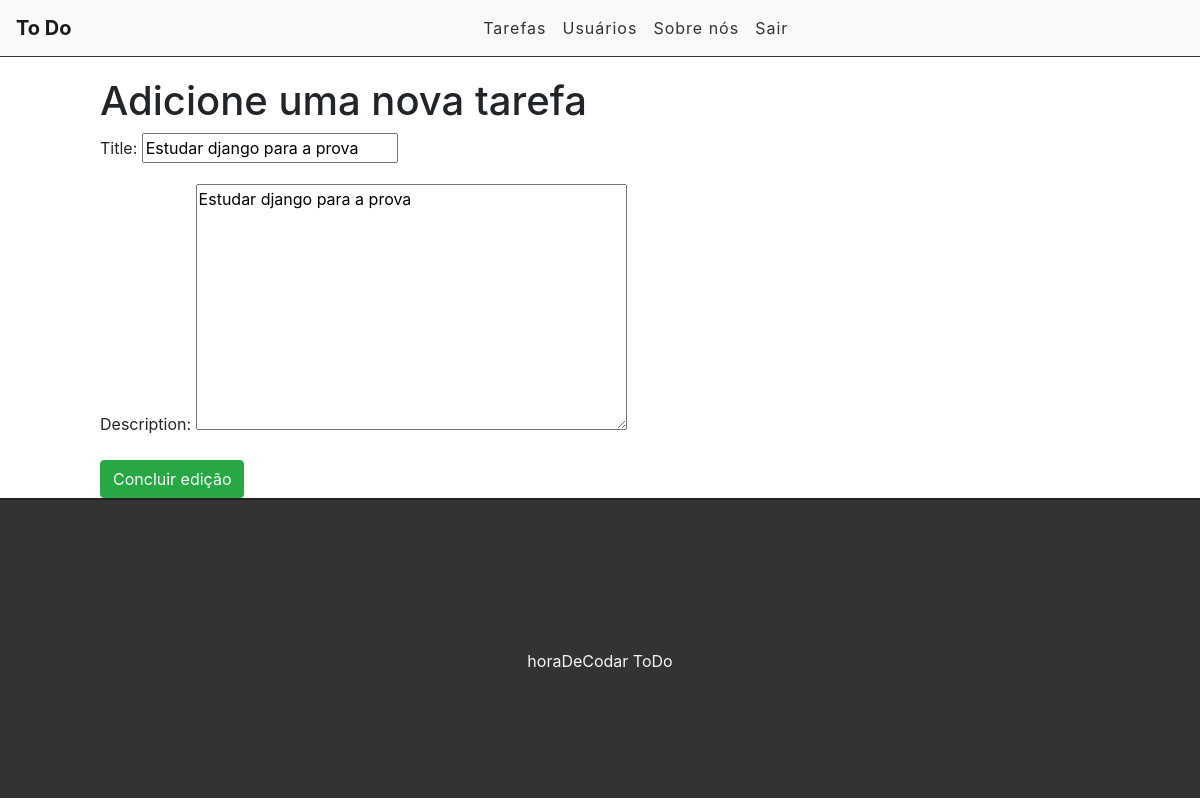
The page /edit/25 (signed in) on the database its author committed.
### tasks/models.py (models this page shows, shortened)
class Task(models.Model):
    STATUS = (
        ('doing', 'Fazendo'),
        ('done', 'Feita'),
    )
    title = models.CharField(max_length=255)
    description = models.TextField()
    done = models.CharField(
        max_length=5,
        choices=STATUS,
    )
    user = models.ForeignKey(get_user_model(), on_delete=models.CASCADE)
    created_at = models.DateTimeField(auto_now_add=True)
    update_at = models.DateTimeField(auto_now=True)

### tasks/views.py (the view)
# urls.py: path('edit/<int:id>', views.editTask, name="edit-task"),
@login_required
def editTask(request, id):
    task = get_object_or_404(Task, pk=id)
    if task.user != request.user:
        messages.info(request, 'Você não tem permissão para editar essa tarefa!')
        return redirect('/')
    else:
        form = TaskForm(instance=task)
        if(request.method == 'POST'):
            form = TaskForm(request.POST, instance=task)
            if(form.is_valid()):
                task.save()
                return redirect('/')
            else:
                return render(request, 'tasks/edittask.html', {'form': form, 'task': task})
        else:
            return render(request, 'tasks/edittask.html', {'form': form, 'task': task})

### tasks/forms.py
class TaskForm(forms.ModelForm):
    class Meta:
        model = Task
        fields = ('title', 'description')

### tasks/templates/tasks/edittask.html (shortened to what this page needs)
{% extends 'base.html' %}
{% block content %}
    <div class="offset-1 col-10 list-div">
        <h1>Adicione uma nova tarefa</h1>
        <form method="POST">
            {{ form.as_p }}
            <input type="submit" class="btn btn-success" value="Concluir edição">
        </form>
    </div>
{% endblock %}

### tasks/static/css/styles.css (style rules this page uses)
.list-div { padding: 0; }

### rows shown on the page
Task: title "Estudar django para a prova", description "Estudar django para a prova"
